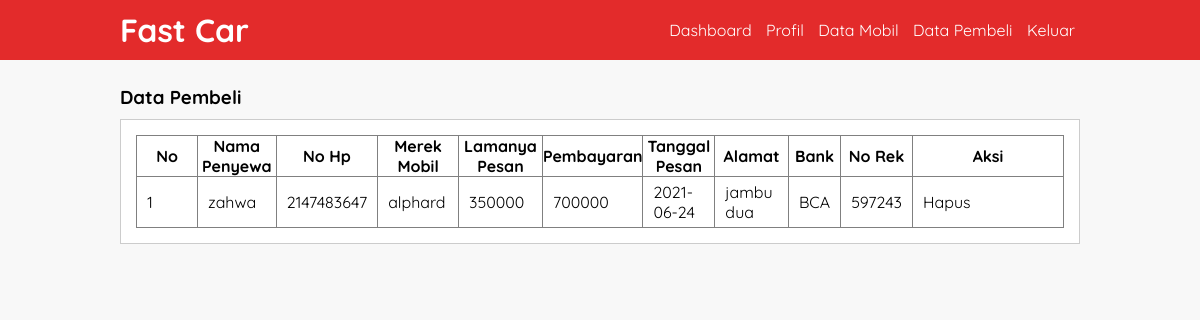
/data-pembeli.php (signed in), run on the app's committed database.
### tables this page shows
CREATE TABLE `tb_pembeli` (
  `pem_nama` varchar(50) NOT NULL,
  `pem_no` int(13) NOT NULL,
  `produk_name` varchar(50) NOT NULL,
  `pem_hari` int(50) NOT NULL,
  `produk_price` int(50) NOT NULL,
  `pem_tanggal` date NOT NULL,
  `pem_alamat` varchar(50) NOT NULL,
  `pem_id` int(11) NOT NULL,
  `pem_atm` varchar(25) NOT NULL,
  `no_rek` int(25) NOT NULL
);

### data-pembeli.php (the view, shortened to what this page needs)
<?php
	include 'db.php';
?>
<!DOCTYPE html>
<html>
<head>
	<link rel="stylesheet" type="text/css" href="logincss/style.css">
</head>
<body>
	<header>
		<div class="container">
			<h1><a href="dashboard.php">Fast Car</a></h1>
			<ul>
				<li><a href="dashboard.php">Dashboard</a></li>
				<li><a href="profil.php">Profil</a></li>
				<li><a href="data-produk.php">Data Mobil</a></li>
				<li><a href="data-pembeli.php">Data Pembeli</a></li>
				<li><a href="keluar.php">Keluar</a></li>
			</ul>
		</div>
	</header>
	<div class="section">
		<div class="container">
			<h3>Data Pembeli</h3>
			<div class="box">
				<table border="1" cellspacing="0" class="table">
					<thead>
						<tr>
							<th width="60px">No</th>
							<th>Nama Penyewa</th>
							<th>No Hp</th>
							<th>Merek Mobil</th>
							<th>Lamanya Pesan</th>
							<th>Pembayaran</th>
							<th>Tanggal Pesan</th>
							<th>Alamat</th>
							<th>Bank</th>
							<th>No Rek</th>
							<th width="150px">Aksi</th>
						</tr>
					</thead>
					<tbody>
					<?php
						$no = 1;
						$data = mysqli_query($con, "SELECT * FROM tb_pembeli ORDER BY pem_id DESC");
						while($row = mysqli_fetch_array($data)){
					?>
					<tr>
						<td><?php echo $no++ ?></td>
						<td><?php echo $row['pem_nama']?></td>
						<td><?php echo $row['pem_no']?></td>
						<td><?php echo $row['produk_name']?></td>
						<td><?php echo $row['pem_hari']?></td>
						<td><?php echo $row['produk_price']?></td>
						<td><?php echo $row['pem_tanggal']?></td>
						<td><?php echo $row['pem_alamat']?></td>
						<td><?php echo $row['pem_atm']?></td>
						<td><?php echo $row['no_rek']?></td>
						<td>
							<a href="hapus-pem.php?idpem=<?php echo $row['pem_id']?> "onclick="return confirm('Yakin Hapus?')">Hapus</a>
						</td>
					</tr>
				<?php } ?>
					</tbody>
			</div>
	</div>
</body>
</html>

### logincss/style.css (style rules this page uses)
* { padding: 0; margin: 0; font-family: 'Quicksand', sans-serif; }
body { background-color: #f8f8f8; }
a { color: inherit; text-decoration:none; }
header { background-color: #E32B2B; color:#fff; }
header h1 { float: left; padding: 10px 0; }
header ul { float: right; }
header ul li { display: inline-block; }
header ul li a { padding: 20px 5px; display: inline-block; }
.container { width: 80%; margin: 0 auto; }
.container:after { content: ''; display: block; clear: both; }
.section { padding: 25px 0; }
.box { background-color:#fff; border: 1px solid #ccc; padding: 15px; box-sizing:border-box; margin: 10px 0 25px 0; }
.box:after { content: ''; display: block; clear: both; }
.table { width: 100%; border-collapse: collapse; }
.table tr { height: 30px; }
.table tr td { padding: 5px 10px; }

### data on the page
tb_pembeli: pem_nama "zahwa", pem_no "2147483647", produk_name "alphard", pem_hari "350000", produk_price "700000", pem_tanggal "2021-06-24", pem_alamat "jambu dua", pem_atm "BCA", no_rek "597243"
